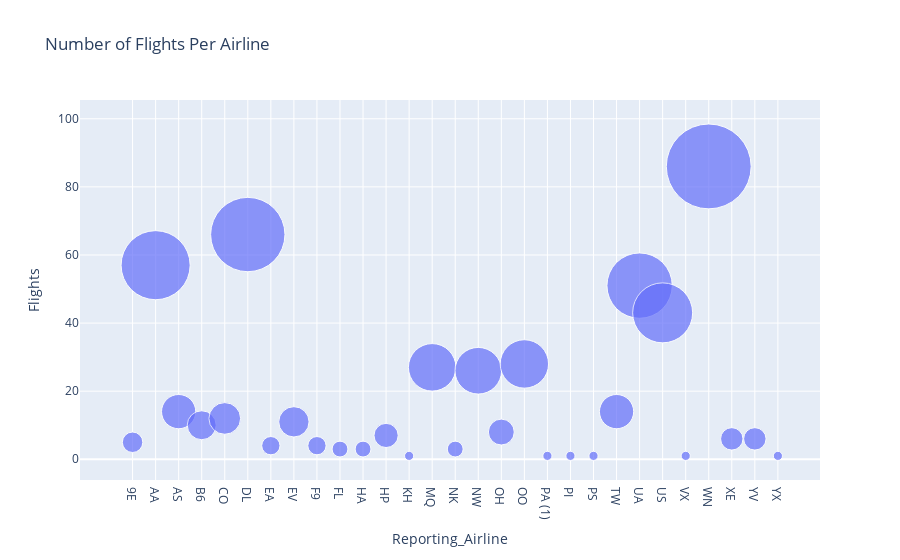

The code cell stored with this chart in its notebook:
### Code cell
fig = px.scatter(bub_data,
                x='Reporting_Airline',
                y='Flights',
                size='Flights',
                hover_name='Reporting_Airline',
                title='Number of Flights Per Airline',
                size_max=60)
fig.show()

### Figure 1 — Plotly figure (JSON) as saved in the notebook; plotly's stock layout.template omitted (floating-point values rounded to 4 significant figures)
{"data": [{"hovertemplate": "<b>%{hovertext}</b><br><br>Reporting_Airline=%{x}<br>Flights=%{marker.size}<extra></extra>", "hovertext": ["9E", "AA", "AS", "B6", "CO", "DL", "EA", "EV", "F9", "FL", "HA", "HP", "KH", "MQ", "NK", "NW", "OH", "OO", "PA (1)", "PI", "PS", "TW", "UA", "US", "VX", "WN", "XE", "YV", "YX"], "legendgroup": "", "marker": {"color": "#636efa", "size": [5, 57, 14, 10, 12, 66, 4, 11, 4, 3, 3, 7, 1, 27, 3, 26, 8, 28, 1, 1, 1, 14, 51, 43, 1, 86, 6, 6, 1], "sizemode": "area", "sizeref": 0.02389, "symbol": "circle"}, "mode": "markers", "name": "", "orientation": "v", "showlegend": false, "type": "scatter", "x": ["9E", "AA", "AS", "B6", "CO", "DL", "EA", "EV", "F9", "FL", "HA", "HP", "KH", "MQ", "NK", "NW", "OH", "OO", "PA (1)", "PI", "PS", "TW", "UA", "US", "VX", "WN", "XE", "YV", "YX"], "xaxis": "x", "y": [5, 57, 14, 10, 12, 66, 4, 11, 4, 3, 3, 7, 1, 27, 3, 26, 8, 28, 1, 1, 1, 14, 51, 43, 1, 86, 6, 6, 1], "yaxis": "y"}], "layout": {"autosize": true, "legend": {"itemsizing": "constant", "tracegroupgap": 0}, "title": {"text": "Number of Flights Per Airline"}, "xaxis": {"anchor": "y", "autorange": true, "domain": [0, 1], "range": [-3.945, 30.68], "title": {"text": "Reporting_Airline"}, "type": "category"}, "yaxis": {"anchor": "x", "autorange": true, "domain": [0, 1], "range": [-11.3, 131.1], "title": {"text": "Flights"}, "type": "linear"}}}
